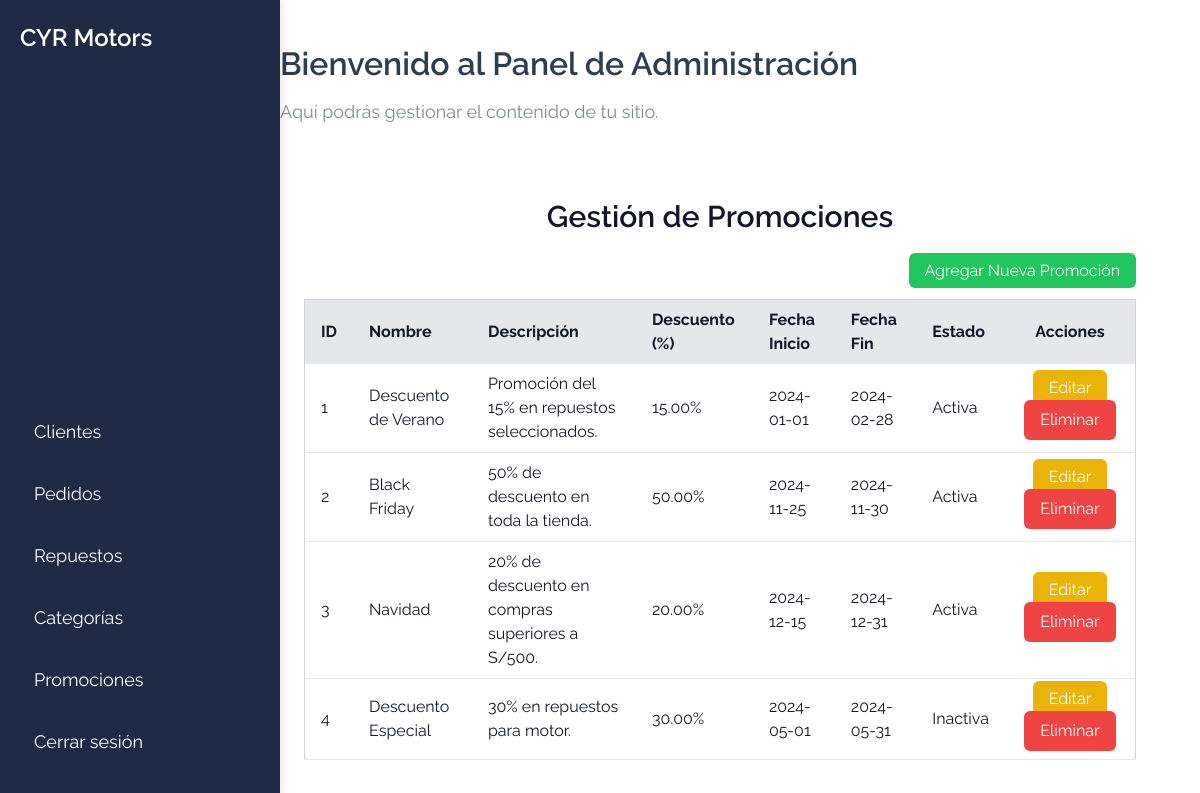
The app's page /index.php?action=promociones with its own data.
### tables this page shows
CREATE TABLE `promocion` (
  `id_promocion` int(11) NOT NULL,
  `nombre` varchar(100) DEFAULT NULL,
  `descripcion` text DEFAULT NULL,
  `porcentaje_descuento` decimal(5,2) DEFAULT NULL,
  `fecha_inicio` date DEFAULT NULL,
  `fecha_fin` date DEFAULT NULL,
  `activo` tinyint(1) DEFAULT NULL
);

### controllers/AdminController.php (called while the page is built, shortened)
<?php
class AdminController {
    public function dashboard() {
        include '../views/admin_dashboard.php';
    }
}

### models/promocion.php (called while the page is built, shortened)
<?php
require_once '../config/database.php';
class Promocion {
    private $conn;
    private $table = 'promocion';
    public function __construct() {
        $database = new Database();
        $this->conn = $database->getConnection();
    }
    public function read() {
        $query = "SELECT * FROM {$this->table}";
        $stmt = $this->conn->prepare($query);
        $stmt->execute();
        return $stmt;
    }
}
?>

### config/database.php (called while the page is built, shortened)
<?php
class Database {
    private $host = 'localhost';
    private $dbname = 'cyrmotors';
    private $username = 'root';
    private $password = '';
    public function getConnection() {
        $this->conn = null;
        try {
            $this->conn = new \PDO("mysql:host={$this->host};dbname={$this->dbname}", $this->username, $this->password);
            $this->conn->setAttribute(\PDO::ATTR_ERRMODE, \PDO::ERRMODE_EXCEPTION);
        } catch (\PDOException $e) {
            echo "Error de conexión: " . $e->getMessage();
        }
        return $this->conn;
    }
}

### controllers/PromocionController.php (called while the page is built, shortened)
<?php
require_once '../models/Promocion.php';
class PromocionController {
    private $promocion;
    public function __construct() {
        $this->promocion = new Promocion();
    }
    public function read() {
        return $this->promocion->read()->fetchAll(\PDO::FETCH_ASSOC);
    }
}
?>

### views/promocionesview.php (the view, shortened to what this page needs)
<?php
require_once '../controllers/PromocionController.php';
$promocionController = new PromocionController();
$promociones = $promocionController->read();
?>
<!DOCTYPE html>
<html lang="es">
<head>
    <script src="https://cdn.tailwindcss.com"></script>
</head>
<body class="bg-gray-100 text-gray-900">
    <div class="container mx-auto p-6">
        <h1 class="text-3xl font-semibold text-center mb-6">Gestión de Promociones</h1>
        <div class="mb-4 text-right">
            <a href="../views/create_promocion.php" class="px-4 py-2 bg-green-500 text-white rounded-md hover:bg-green-600">Agregar Nueva Promoción</a>
        </div>
        <div class="overflow-x-auto">
            <table class="min-w-full table-auto bg-white border border-gray-300 rounded-lg shadow-md">
                <thead>
                    <tr class="bg-gray-200">
                        <th class="px-4 py-2 text-left">ID</th>
                        <th class="px-4 py-2 text-left">Nombre</th>
                        <th class="px-4 py-2 text-left">Descripción</th>
                        <th class="px-4 py-2 text-left">Descuento (%)</th>
                        <th class="px-4 py-2 text-left">Fecha Inicio</th>
                        <th class="px-4 py-2 text-left">Fecha Fin</th>
                        <th class="px-4 py-2 text-left">Estado</th>
                        <th class="px-4 py-2 text-center">Acciones</th>
                    </tr>
                </thead>
                <tbody>
                    <?php foreach ($promociones as $promocion): ?>
                        <tr class="border-b hover:bg-gray-50">
                            <td class="px-4 py-2"><?= htmlspecialchars($promocion['id_promocion']); ?></td>
                            <td class="px-4 py-2"><?= htmlspecialchars($promocion['nombre']); ?></td>
                            <td class="px-4 py-2"><?= htmlspecialchars($promocion['descripcion']); ?></td>
                            <td class="px-4 py-2"><?= htmlspecialchars($promocion['porcentaje_descuento']); ?>%</td>
                            <td class="px-4 py-2"><?= htmlspecialchars($promocion['fecha_inicio']); ?></td>
                            <td class="px-4 py-2"><?= htmlspecialchars($promocion['fecha_fin']); ?></td>
                            <td class="px-4 py-2">
                                <?php echo $promocion['activo'] ? 'Activa' : 'Inactiva'; ?>
                            </td>
                            <td class="px-4 py-2 text-center">
                                <a href="../views/edit_promocion.php?id=<?= $promocion['id_promocion']; ?>" class="px-4 py-2 bg-yellow-500 text-white rounded-md hover:bg-yellow-600">Editar</a>
                                <form action="../controllers/PromocionController.php" method="POST" class="inline-block">
                                    <button type="submit" class="px-4 py-2 bg-red-500 text-white rounded-md hover:bg-red-600" onclick="return confirm('¿Estás seguro de eliminar esta promoción?')">Eliminar</button>
                                </form>
                            </td>
                        </tr>
                    <?php endforeach; ?>
                </tbody>
            </table>
        </div>
    </div>
</body>
</html>

### public/index.php (shortened to what this page needs)
<?php
require_once '../Controllers/AdminController.php';
$action = $_GET['action'] ?? 'home';
switch ($action) {
    case 'admin_dashboard':
    case 'clientes':
    case 'pedidos':
    case 'repuestos':
    case 'categorias':
    case 'promociones':
        $adminController = new AdminController();
        $adminController->dashboard();
        break;
}

### views/admin_dashboard.php (shortened to what this page needs)
<?php
$action = $_GET['action'] ?? 'admin_dashboard';
?>
<!DOCTYPE html>
<html lang="es">
<head>
    <link rel="stylesheet" href="../assets/stylesdash.css">
</head>
<body>
    <div class="wrapper">
        <aside class="sidebar">
            <div class="sidebar-header">
                <h2>CYR Motors</h2>
            </div>
            <nav class="sidebar-nav">
                <ul>
                    <li><a href="?action=clientes">Clientes</a></li>
                    <li><a href="?action=pedidos">Pedidos</a></li>
                    <li><a href="?action=repuestos">Repuestos</a></li>
                    <li><a href="?action=categorias">Categorías</a></li>
                    <li><a href="?action=promociones">Promociones</a></li>
                    <li><a href="?action=logout">Cerrar sesión</a></li>
                </ul>
            </nav>
        </aside>
        <main class="main-content">
            <header class="main-header">
                <h1>Bienvenido al Panel de Administración</h1>
                <p>Aquí podrás gestionar el contenido de tu sitio.</p>
            </header>
            <div class="content">
                <?php
                switch ($action) {
                    case 'promociones':
                        include 'promocionesview.php';
                        break;
                }
                ?>
            </div>
        </main>
    </div>
</body>
</html>

### assets/stylesdash.css (style rules this page uses)
* { margin: 0; padding: 0; box-sizing: border-box; font-family: 'Raleway', sans-serif; }
body { background-color: #f4f7f6; color: #333; display: flex; height: 100vh; }
.sidebar { width: 240px; background-color: #1f2a44; color: white; padding: 20px; position: fixed; height: 100%; top: 0; left: 0; display: flex; flex-direction: column; justify-content: space-between; box-shadow: 2px 0 10px rgba(0, 0, 0, 0.1); z-index: 10; }
.sidebar-header { font-size: 24px; font-weight: 600; margin-bottom: 20px; }
.sidebar-nav ul { list-style: none; padding: 0; }
.sidebar-nav li { margin-bottom: 15px; }
.sidebar-nav a { text-decoration: none; color: white; font-weight: 400; font-size: 18px; display: block; padding: 10px; border-radius: 4px; transition: background-color 0.3s ease; }
.main-content { margin-left: 240px; padding: 40px; background-color: #ffffff; overflow-y: auto; height: 100vh; }
.main-header { margin-bottom: 30px; }
.main-header h1 { font-size: 32px; font-weight: 600; color: #2c3e50; }
.main-header p { font-size: 18px; color: #7f8c8d; margin-top: 10px; }
.content { padding-top: 20px; }
.sidebar-nav a { border-left: 4px solid transparent; transition: all 0.3s ease; }
.sidebar { transition: width 0.3s ease; }

### records on screen
promocion: id_promocion "1", nombre "Descuento de Verano", descripcion "Promoción del 15% en repuestos seleccionados.", porcentaje_descuento "15.00", fecha_inicio "2024-01-01", fecha_fin "2024-02-28", activo "Activa"
promocion: id_promocion "2", nombre "Black Friday", descripcion "50% de descuento en toda la tienda.", porcentaje_descuento "50.00", fecha_inicio "2024-11-25", fecha_fin "2024-11-30", activo "Activa"
promocion: id_promocion "3", nombre "Navidad", descripcion "20% de descuento en compras superiores a S/500.", porcentaje_descuento "20.00", fecha_inicio "2024-12-15", fecha_fin "2024-12-31", activo "Activa"
promocion: id_promocion "4", nombre "Descuento Especial", descripcion "30% en repuestos para motor.", porcentaje_descuento "30.00", fecha_inicio "2024-05-01", fecha_fin "2024-05-31", activo "Inactiva"
